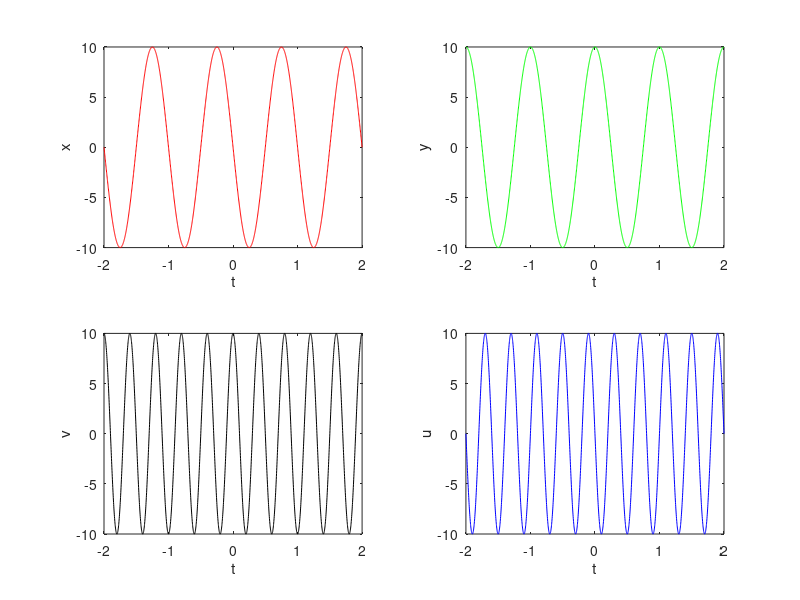

Source code (MATLAB):
% Multiple Plots
t = [-2:0.002:2]
x = 3 * sin (pi * t)
y = 3 * cos (pi * t)
plot(t, y, 'r-', t, x, 'b--')
legend('Sine curve', 'Cosine curve')

% Sub Plots
x=10*sin(-2*pi*t)
y=10*cos(-2*pi*t)
u=10*sin(-5*pi*t)
v=10*cos(-5*pi*t)
t = [-2:0.002:2]
subplot(2, 2, 1), plot(t, x, 'r')
xlabel('t'), ylabel('x')
subplot(222), plot(t, y, 'g')
xlabel('t'), ylabel('y')
subplot(2, 2, 4), plot(t, u, 'b')
xlabel('t'), ylabel('u')
subplot(223), plot(t, v, 'k')
xlabel('t'), ylabel('v')